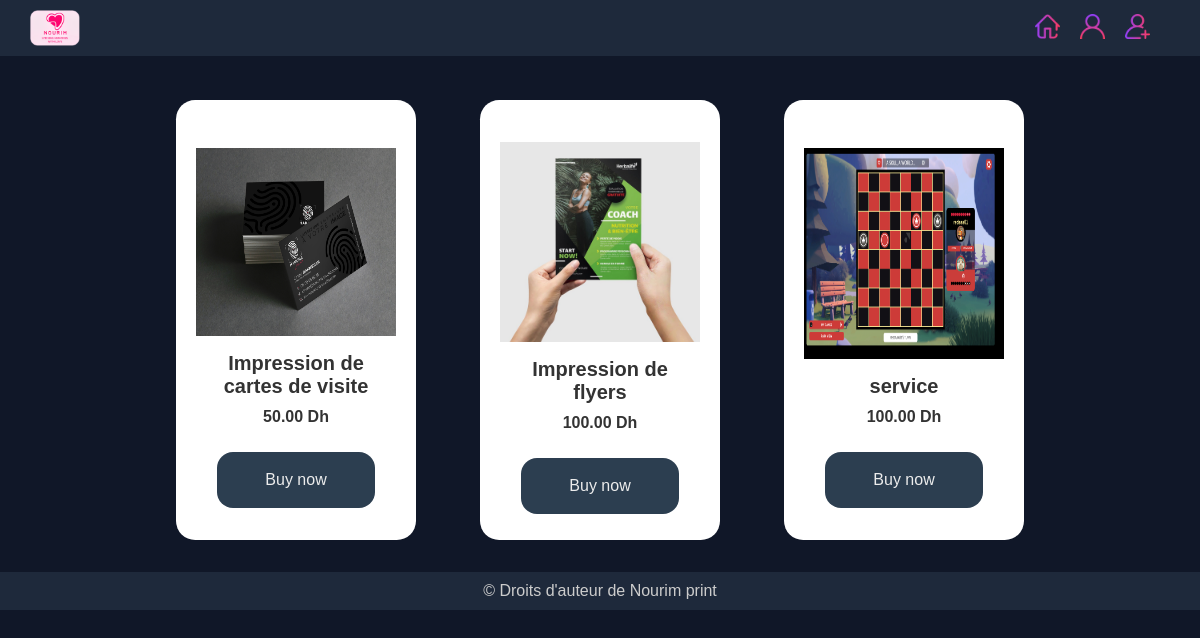
/services.php, run on the app's committed database.
### tables this page shows
CREATE TABLE `services` (
  `service_id` int(11) NOT NULL,
  `user_id` int(11) NOT NULL,
  `nom_service` varchar(255) NOT NULL,
  `description` text NOT NULL,
  `prix` decimal(10,2) NOT NULL,
  `photo` varchar(100) NOT NULL,
  `disponibilite` tinyint(1) NOT NULL
);

### services.php (the view, shortened to what this page needs)
<?php
include("Connect.php");
$sql_fetch_services = "SELECT * FROM services";
$stmt_fetch_services = $con->prepare($sql_fetch_services);
$stmt_fetch_services->execute();
$services = $stmt_fetch_services->fetchAll(PDO::FETCH_ASSOC);
var_dump($_SESSION);
?>
<!DOCTYPE html>
<html lang="fr">
<head>
    <link rel="stylesheet" href="services.css">
</head>
<body>
    <?php
    if (isset($_SESSION["admin"]) && $_SESSION["admin"] === true) {
        echo "<nav>
        <a href='index.php'><img src='media/homepage/nourim.png' alt='logo' class='navlogo'></a>
        <div>
        <div class='navbar-toggle' onclick='toggleNavbar()'>
            <div></div>
            <div></div>
            <div></div>
        </div>
        <ul id='navbar-links'>
            <li><a href='index.php' class='none' title='Accueil'>Accueil</a></li>
            <li><a href='commande.php' class='none' title='Commandes'>Commandes</a></li>
            <li><a href='Logout.php' class='none' title='Déconnexion'>Déconnexion</a></li>
        </ul>
        </div>
    </nav>
    ";
        echo "<main>";
        echo "<h1> Ajouter Service </h1>";
        if (isset($message)) {
            echo "<p class='success-message'> $message</p>";
        }
        echo "<div class='form-container'>
        <form method='POST' class='form' enctype='multipart/form-data'>
            <div class='form-group'>
                <label for='nom-service'>Nom du service</label>
                <input type='text' name='nomservice' required>
            </div>
            <div class='form-group'>
                <label for='description-service'>Description du service</label>
                <textarea name='description' required></textarea>
            </div>
            <div class='form-group'>
                <label for='prix'>Prix</label>
                <input type='number' name='prix'  required>
            </div>
            <div class='form-group'>
                <label for='photo'>Photo</label>
                <input type='file' name='photo' required>
            </div>
            <div class='form-group'>
                <button type='submit'>Ajouter Service</button>
            </div>
        </form>
    </div>
    ";
        echo "<div>";
        echo "<h1>Services </h1>";
        foreach ($services as $s) {
            echo "<section class='service-section'>";
            echo "<img src='" . $s['photo'] . "' alt='" . $s['nom_service'] . "' class='service-image'>";
            echo "<div class='service-details'>";
            echo "<h2 class='service-title'>" . $s['nom_service'] . "</h2>";
            echo "<p class='service-description'>" . $s['description'] . "</p>";
            echo "<p class='service-price'>Prix : " . $s['prix'] . " Dh</p>";
            echo "<div class='service-actions'>";
            echo "<a href='service_edit.php?id=" . $s['service_id'] . "'><button class='btn-edit'>Modifier</button></a>";
            echo '<form method="POST" action="service_delete.php">';
            echo '<input type="hidden" name="service_id" value="' . $s['service_id'] . '">';
            echo '<button type="submit" name="delete" class="btn-delete">Supprimer</button>';
            echo '</form>';
            echo "</div>";
            echo "</div>";
            echo "</section>";
        }
        echo "</div>";
        echo "</main>";
    }else{
        echo "<nav>
        <a href='index.php'><img src='media/homepage/nourim.png' alt='logo' class='navlogo'></a>
        <div>
        <div class='navbar-toggle' onclick='toggleNavbar()'>
            <div></div>
            <div></div>
            <div></div>
        </div>
        <ul id='navbar-links'> " ;
        echo "
        <li><a href='index.php'><img src='media/homepage/home.png' alt='' width='25px' title='Home'></a></li>
        <li><a href='loginpage.php'><img src='media/homepage/user.png' alt='' width='25px' title='Login'></a></li>";
        echo "<li><a href='registerpage.php'><img src='media/homepage/add-user.png' alt='' width='25px' title='Register'></a></li></ul>";
        echo "</ul>
        </div>
        </nav>
        ";
        echo "<div class='all-services'>";
        foreach ($services as $s) {
            echo "
            <div class='service'>
                <img src='" . $s['photo'] . "' alt='" . $s['nom_service'] . "'>
                <div class='service-info'>
                    <h4 class='service-title'>" . $s['nom_service'] . "</h4>
                    <p class='service-price'>" . $s['prix'] . " Dh </p>
                    ";
            echo "<a href='service_info.php?id=" . $s['service_id'] . "'>Buy now</a>";
            echo "</div>
                </div>";
        }
        echo "</div >";
    }
    ?>
    <footer> &copy; Droits d'auteur de Nourim print </footer>
</body>
</html>

### services.css (style rules this page uses)
* { margin: 0; padding: 0; box-sizing: border-box; }
body { background-color: #101728; color: white; font-family: Arial, sans-serif; overflow-x: hidden; }
nav { background-color: #1e293b; padding: 10px 30px; display: flex; align-items: center; justify-content: space-between; position: fixed; top: 0; width: 100%; z-index: 1000; }
#navbar-links { list-style-type: none; margin: 0; padding: 0; display: flex; justify-content: flex-end; align-items: center; }
#navbar-links li { margin-right: 20px; }
.navlogo { width: 50px; }
nav ul { list-style-type: none; margin: 0; padding: 0; display: flex; justify-content: flex-end; }
nav ul li { margin-right: 20px; cursor: pointer; }
.service-title { margin-bottom: 10px; font-size: 20px; font-weight: bold; color: #333; }
.service-price { margin-bottom: 10px; font-weight: bold; color: #333; }
.all-services { display: flex; align-items: center; justify-content: center; flex-wrap: wrap; margin-top: 50px; }
.service { overflow: hidden; background-color: #ffffff; color: #21201e; text-align: center; width: 240px; height: 440px; padding: 2rem; display: flex; flex-direction: column; align-items: center; justify-content: center; border-radius: 1.2rem; margin: 2rem; }
.service img { height: 240px; width: 200px; margin: 1rem; transition: all 0.3; }
.service a:link, .service a:visited { color: #ececec; display: inline-block; text-decoration: none; background-color: #2c3e50; padding: 1.2rem 3rem; border-radius: 1rem; margin-top: 1rem; transition: all 0.2s; }
footer { background-color: #1e293b; color: #ccc; text-align: center; padding: 10px; width: 100%; bottom: 0; }

### data on the page
services: photo (picture), nom_service "Impression de cartes de visite", prix "50.00"
services: photo (picture), nom_service "Impression de flyers", prix "100.00"
services: photo (picture), nom_service "service", prix "100.00"
